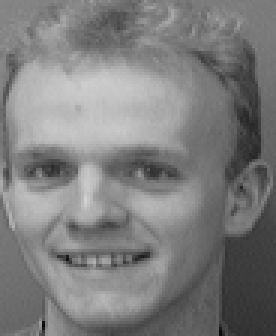
#> input picture orl_faces/s5/1.pgm, 92 x 112 px, found by its file name (shown 3 times larger)
$ python PCALDA.py
#> lines starting #> are read from the running program, lines starting #| are printed output that depends on the picture
# CS512 Computer Vision
# PROJECT
# Face Recognition using PCA and LDA.

from pathlib import Path
import matplotlib.pyplot as plt
from scipy.spatial import distance
import pickle
import operator
import matplotlib.image as img
import math
from numpy import linalg as LA
import numpy as np

#######IMPLEMENTATION OF PCA#########
#Find the projection matrix for PCA and it also create the pickle file if it is not already exist.
# [68 lines left out: functions ProjectionMatrix, detectaccuracy, PCA, not called in this run]

#we initialised image matrix with zero.We took 10304 because dimensions of each image is 92x112(that is 10304).
imagematrix = np.zeros((0, 10304))

#Store the label of folders. from 1-40
temp = np.arange(1, 41, 1)

#It take the all label of all folders
label_matrix = np.array([[temp[i]] * 10 for i in range(temp.size)])

#Flatten that label so it will arrange in onw row only.
label_matrix = label_matrix.flatten()

#Give the path for folderwhere you put containing ORL dataset. We dont have to convert those image to grayscal because it is already grayscal image in databse.
folder = '../project/orl_faces/'
for j in range(1, 41):
    direction = folder + 's' + str(j) + '/'
    for i in range(1, 11):
		#it will take all images from all folders.
        directory = direction + str(i) + '.pgm'

		#Tranpose the image
        image = img.imread(directory).T
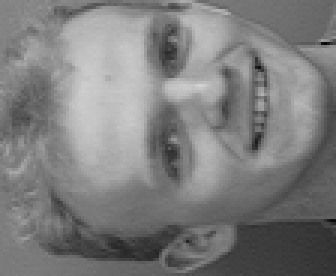
#> image: shape (92, 112) (shown 3 times larger); min 9, max 211, mean 125.6
#> (the run stopped early here; a loop or call above may not have finished)

$ run again, on orl_faces/s5/2.pgm
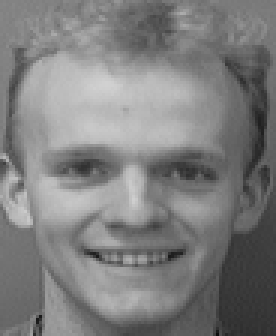
#> input picture orl_faces/s5/2.pgm, 92 x 112 px, given in place of 1.pgm, which was not available (shown 3 times larger)
#> `image = img.imread(directory).T`:
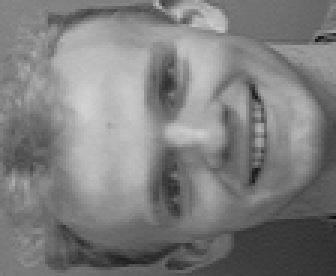
#> image: shape (92, 112) (shown 3 times larger); min 13, max 209, mean 126.4

$ run again, on orl_faces/s5/3.pgm
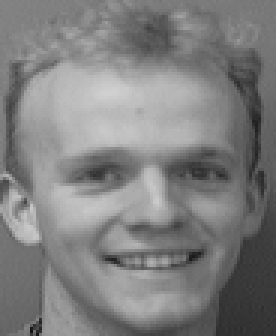
#> input picture orl_faces/s5/3.pgm, 92 x 112 px, given in place of 1.pgm, which was not available (shown 3 times larger)
#> `image = img.imread(directory).T`:
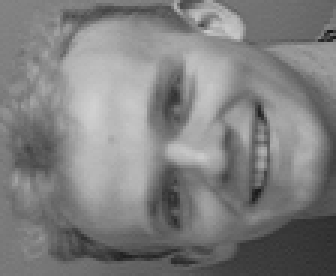
#> image: shape (92, 112) (shown 3 times larger); min 20, max 209, mean 127.3
